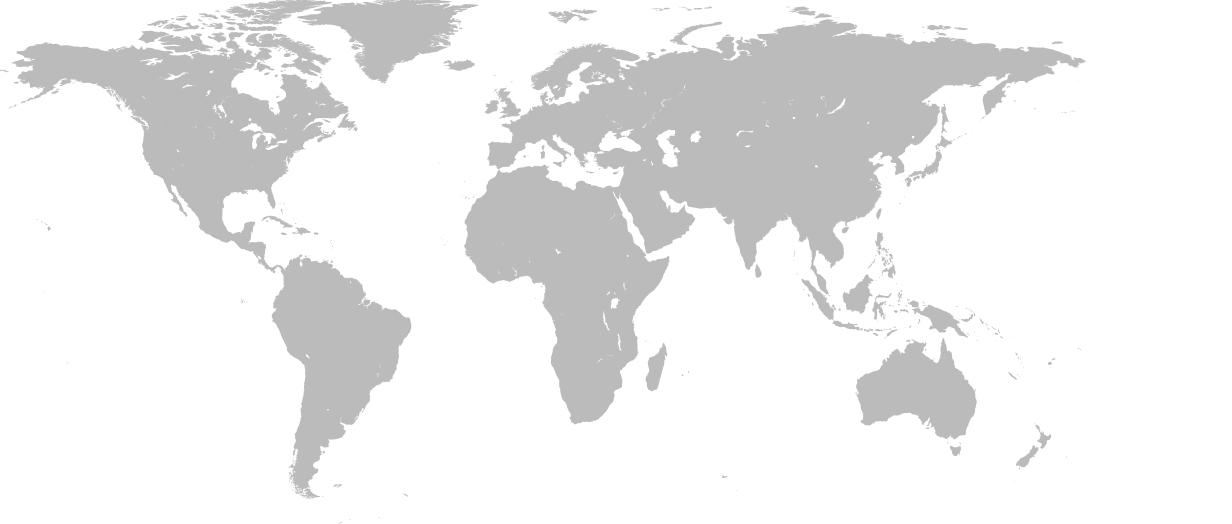
#> input picture pengfei_cv/Examples/ConvexHull/resources/world_map.jpg, 1232 x 524 px
$ python convex_hull_example.py   (older library calls are emulated)
#> lines starting #> are read from the running program, lines starting #| are printed output that depends on the picture; after the words box and inside, x2 and y2 are one past the last pixel; in counts of white or black regions, pixels touching at a corner belong together
"""
Author: Pengfei Ren
Email: rpfly0818@gmail.com

╔┓┏╦━━╦┓╔┓╔━━╗
║┗┛║┗━╣┃║┃║oo║
║┏┓║┏━╣┗╣┗╣╰╯║
╚┛┗╩━━╩━╩━╩━━╝
"""

import cv2
import numpy as np

input_image = "resources/world_map.jpg"

src = cv2.imread(input_image, cv2.IMREAD_UNCHANGED)
#> src is the input picture: shape (524, 1232, 3); min 167, max 255, mean 237.6
cv2.imshow("Source", src)

# convert image to gray scale
gray = cv2.cvtColor(src, cv2.COLOR_BGR2GRAY)
blur = cv2.blur(gray, (3, 3))

# binary thresholding of the image
_, thresh = cv2.threshold(blur, 200, 255, cv2.THRESH_BINARY)
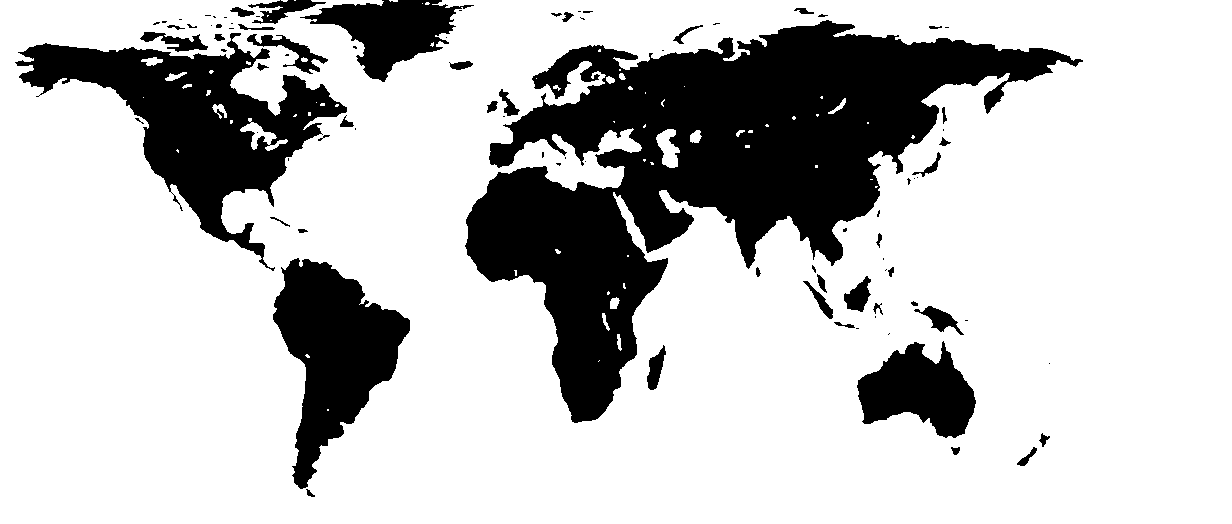
#> thresh: shape (524, 1232); 76.4% white; 90 black regions (46 under 20 px)

# find contours
im2, contours, hierarchy = cv2.findContours(thresh, cv2.RETR_TREE, \
        cv2.CHAIN_APPROX_SIMPLE)
#> contours = 170 contours, 107 with area under 20; largest, box (x1, y1, x2, y2) and area: (0, 0, 1232, 524) 636328, (464, 19, 1084, 424) 94460, (14, 32, 348, 272) 27104, (272, 257, 411, 490) 16121, (856, 340, 977, 439) 7226

# calculate points for each contour
hull = []
for i in range(len(contours)):
    hull.append(cv2.convexHull(contours[i], False))
#> after the loop, hull = 170 contours, 102 with area under 20; largest, box (x1, y1, x2, y2) and area: (0, 0, 1232, 524) 643813, (464, 19, 1084, 424) 139178, (14, 32, 348, 272) 45019, (272, 257, 411, 490) 19924, (856, 340, 977, 439) 8785

# create an empty black image
drawing = np.zeros((thresh.shape[0], thresh.shape[1], 3), np.uint8)
color_contours = (0, 255, 0)
color_convex_hull = (255, 255, 255)

for i in range(len(contours)):
    cv2.drawContours(drawing, contours, i, color_contours, 2, 8, hierarchy)
    cv2.drawContours(drawing, hull, i, color_convex_hull, 2, 8)
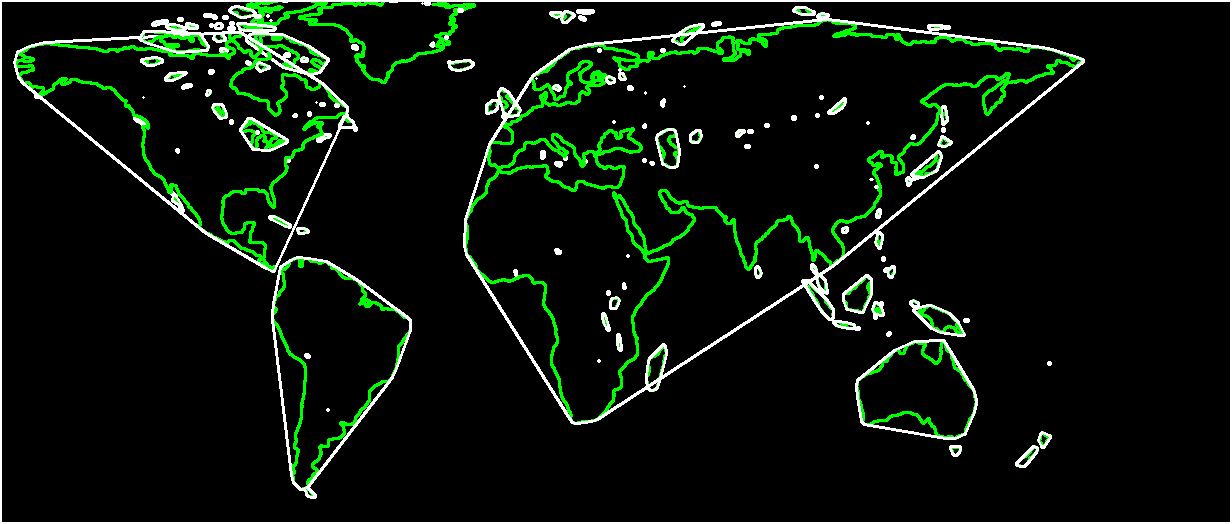
#> drawing: shape (524, 1232, 3); mean of channels 0, 1, 2 11.3, 21, 11.3; drawn as B, G, R

cv2.imshow("Output", drawing)
cv2.waitKey(0)
cv2.destroyAllWindows()
